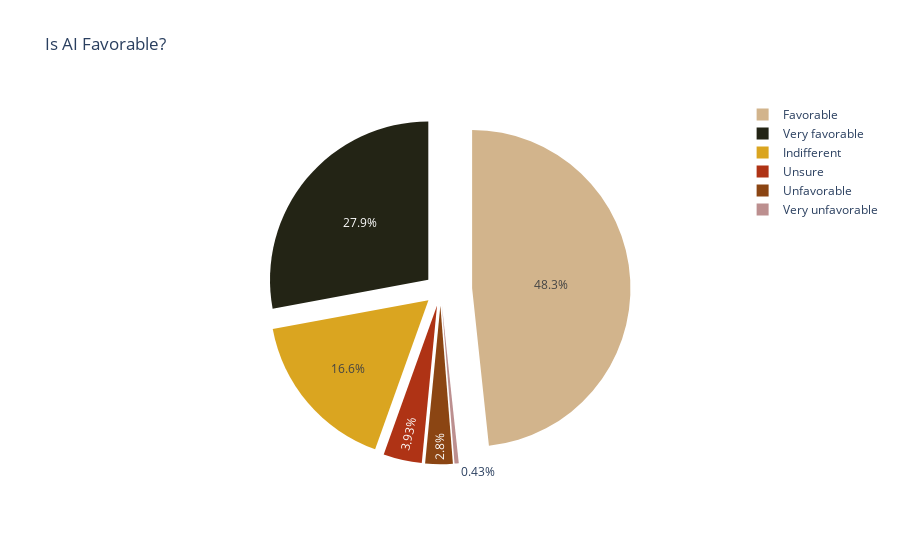

Notebook code cell kept with this figure:
### Code cell
earth_colors = [
    "rgb(210,180,140)",
    "rgb(218,165,32)",
    "rgb(139,69,19)",
    "rgb(175, 51, 21)",
    "rgb(35, 36, 21)",
    "rgb(188,143,143)",
]

fig = go.Figure(
    data=[
        go.Pie(
            labels=AI['AISent'].to_list(),
            values=AI['Count'].to_list(),
            
            pull=[0.2, 0.1, 0.1, 0.1, 0.1, 0.1],
            
            marker_colors=earth_colors,
        )
    ]
)

fig.update_layout(title_text="Is AI Favorable?")

fig.show()

### Figure 1 — Plotly figure (JSON) as saved in the notebook; plotly's stock layout.template omitted (floating-point values rounded to 4 significant figures)
{"data": [{"labels": ["Favorable", "Indifferent", "Unfavorable", "Unsure", "Very favorable", "Very unfavorable"], "marker": {"colors": ["rgb(210,180,140)", "rgb(218,165,32)", "rgb(139,69,19)", "rgb(175, 51, 21)", "rgb(35, 36, 21)", "rgb(188,143,143)"]}, "pull": [0.2, 0.1, 0.1, 0.1, 0.1, 0.1], "type": "pie", "values": [25966, 8936, 1506, 2112, 15001, 231]}], "layout": {"title": {"text": "Is AI Favorable?"}}}
